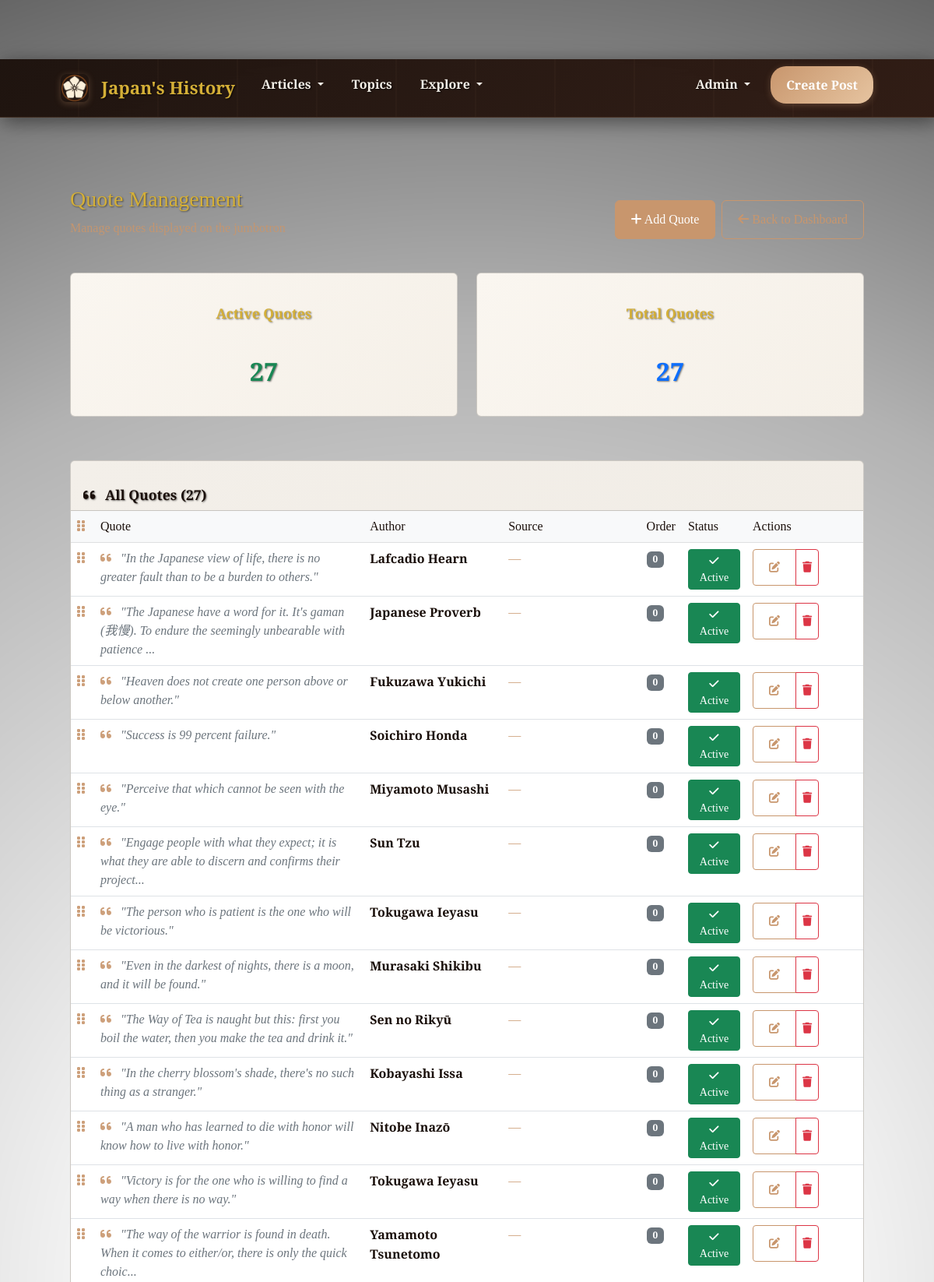
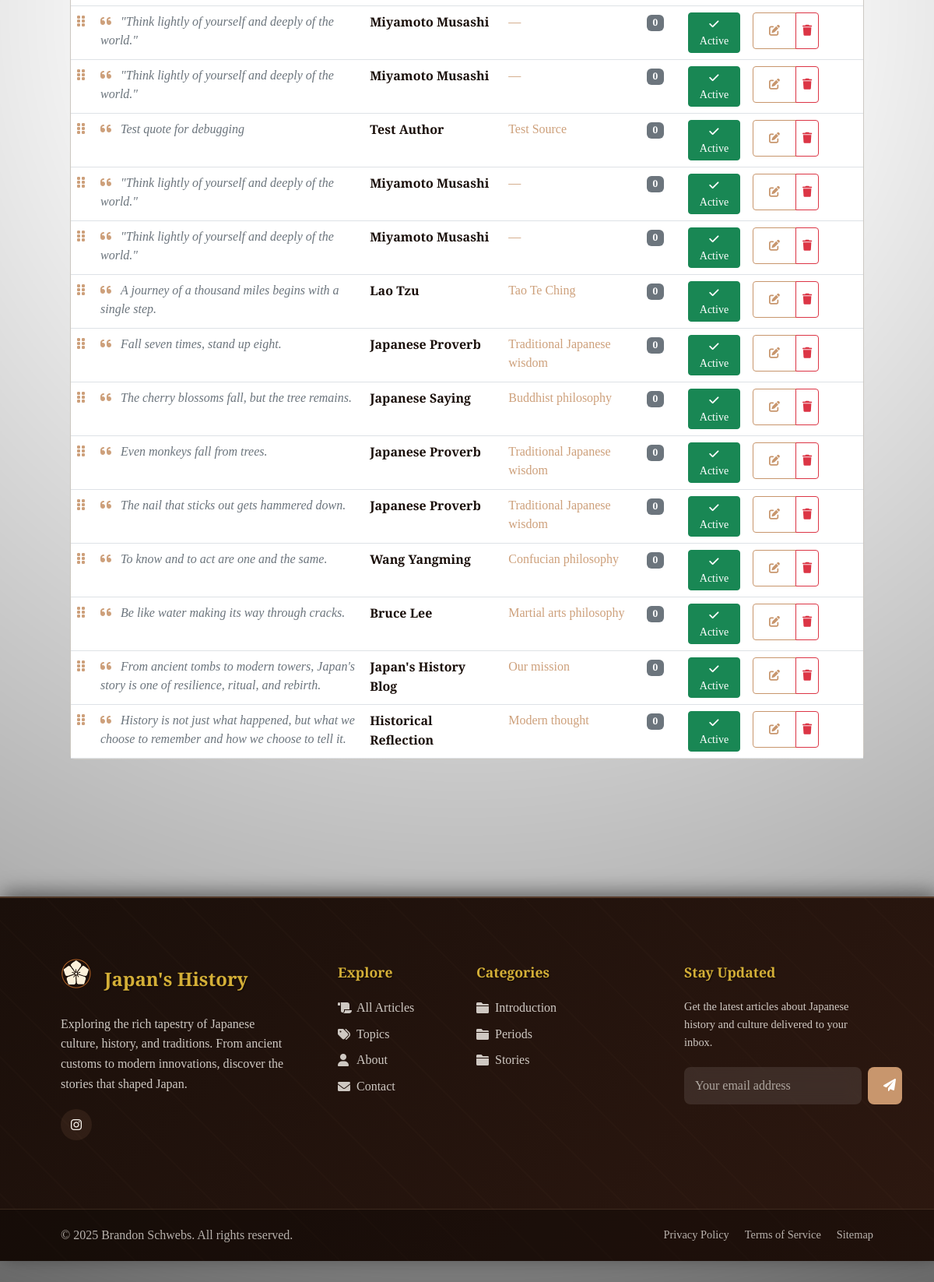
/admin/quotes (signed in), run on the app's committed database (2 pictures, top to bottom).
### tables this page shows
CREATE TABLE quotes (
                id INTEGER PRIMARY KEY AUTOINCREMENT,
                text TEXT NOT NULL,
                author TEXT NOT NULL,
                source TEXT,
                language TEXT DEFAULT 'en',
                is_active BOOLEAN DEFAULT 1,
                display_order INTEGER DEFAULT 0,
                created_at TIMESTAMP DEFAULT CURRENT_TIMESTAMP,
                updated_at TIMESTAMP DEFAULT CURRENT_TIMESTAMP
            );

CREATE TABLE social_links (
                id INTEGER PRIMARY KEY AUTOINCREMENT,
                name TEXT NOT NULL,
                url TEXT NOT NULL,
                icon_class TEXT NOT NULL,
                display_order INTEGER DEFAULT 0,
                is_active BOOLEAN DEFAULT 1,
                created_at TIMESTAMP DEFAULT CURRENT_TIMESTAMP,
                updated_at TIMESTAMP DEFAULT CURRENT_TIMESTAMP
            );

CREATE TABLE categories (
                id INTEGER PRIMARY KEY AUTOINCREMENT,
                name TEXT UNIQUE NOT NULL,
                slug TEXT UNIQUE NOT NULL,
                description TEXT,
                created_at TIMESTAMP DEFAULT CURRENT_TIMESTAMP
            );

### routes/admin.py (the view)
@admin.route('/admin/quotes')
@admin_required
def admin_quotes():
    quotes = QuoteModel.get_all_quotes()
    active_count = QuoteModel.count_active_quotes()
    total_count = QuoteModel.count_quotes()
    return render_template('admin/quotes.html',
                         quotes=quotes,
                         active_count=active_count,
                         total_count=total_count)

### templates/admin/quotes.html (shortened to what this page needs)
{% extends "base.html" %}
{% block content %}
<div class="container-fluid">
    <div class="d-flex justify-content-between align-items-center mb-4">
        <div>
            <h1 class="h3 mb-2">Quote Management</h1>
            <p class="text-muted">Manage quotes displayed on the jumbotron</p>
        </div>
        <div class="d-flex gap-2">
            <a href="{{ url_for('admin.admin_create_quote') }}" class="btn btn-primary">
                <i class="fas fa-plus"></i> Add Quote
            </a>
            <a href="{{ url_for('admin.admin_dashboard') }}" class="btn btn-outline-secondary">
                <i class="fas fa-arrow-left"></i> Back to Dashboard
            </a>
        </div>
    </div>
    <div class="row mb-4">
        <div class="col-md-6">
            <div class="card">
                <div class="card-body text-center">
                    <h5 class="card-title">Active Quotes</h5>
                    <h2 class="text-success">{{ active_count }}</h2>
                </div>
            </div>
        </div>
        <div class="col-md-6">
            <div class="card">
                <div class="card-body text-center">
                    <h5 class="card-title">Total Quotes</h5>
                    <h2 class="text-primary">{{ total_count }}</h2>
                </div>
            </div>
        </div>
    </div>
    {% if quotes %}
    <div class="card">
        <div class="card-header">
            <h5 class="card-title mb-0">
                <i class="fas fa-quote-left me-2"></i>
                All Quotes ({{ quotes|length }})
            </h5>
        </div>
        <div class="card-body p-0">
            <div class="table-responsive">
                <table class="table table-hover mb-0" id="quotes-table">
                    <thead class="table-light">
                        <tr>
                            <th width="30px">
                                <i class="fas fa-grip-vertical text-muted" title="Drag to reorder"></i>
                            </th>
                            <th>Quote</th>
                            <th>Author</th>
                            <th>Source</th>
                            <th>Order</th>
                            <th>Status</th>
                            <th width="150px">Actions</th>
                        </tr>
                    </thead>
                    <tbody id="sortable-quotes">
                        {% for quote in quotes %}
                        <tr data-quote-id="{{ quote.id }}" class="sortable-row">
                            <td class="drag-handle">
                                <i class="fas fa-grip-vertical text-muted"></i>
                            </td>
                            <td>
                                <div class="quote-preview">
                                    <i class="fas fa-quote-left text-muted me-2"></i>
                                    <span class="quote-text">{{ quote.text[:100] }}{% if quote.text|length > 100 %}...{% endif %}</span>
                                </div>
                            </td>
                            <td>
                                <strong>{{ quote.author }}</strong>
                            </td>
                            <td>
                                {% if quote.source %}
                                    <span class="text-muted">{{ quote.source[:30] }}{% if quote.source|length > 30 %}...{% endif %}</span>
                                {% else %}
                                    <span class="text-muted">—</span>
                                {% endif %}
                            </td>
                            <td>
                                <span class="badge bg-secondary">{{ quote.display_order }}</span>
                            </td>
                            <td>
                                {% if quote.is_active %}
                                <button type="button" class="btn btn-sm btn-success toggle-status"
                                        data-quote-id="{{ quote.id }}" title="Click to deactivate">
                                    <i class="fas fa-check"></i> Active
                                </button>
                                {% else %}
                                <button type="button" class="btn btn-sm btn-secondary toggle-status"
                                        data-quote-id="{{ quote.id }}" title="Click to activate">
                                    <i class="fas fa-times"></i> Inactive
                                </button>
                                {% endif %}
                            </td>
                            <td>
                                <div class="btn-group btn-group-sm">
                                    <a href="{{ url_for('admin.admin_edit_quote', quote_id=quote.id) }}"
                                       class="btn btn-outline-primary" title="Edit">
                                        <i class="fas fa-edit"></i>
                                    </a>
                                    <button type="button" class="btn btn-outline-danger"
                                            onclick="confirmDelete('{{ quote.author }}', {{ quote.id }})" title="Delete">
                                        <i class="fas fa-trash"></i>
                                    </button>
                                </div>
                            </td>
                        </tr>
                        {% endfor %}
                    </tbody>
                </table>
            </div>
        </div>
    </div>
    {% endif %}
</div>
{% endblock %}

### templates/base.html (shortened to what this page needs)
<!DOCTYPE html>
<html lang="en">
<head>
    <link href="https://cdn.jsdelivr.net/npm/bootstrap@5.3.0/dist/css/bootstrap.min.css" rel="stylesheet">
    <link href="https://cdnjs.cloudflare.com/ajax/libs/font-awesome/6.0.0/css/all.min.css" rel="stylesheet">
    <link href="{{ url_for('static', filename='css/style.css') }}" rel="stylesheet">
</head>
<body>
    <nav class="navbar navbar-expand-lg fixed-top navbar-enhanced">
        <div class="container">
            <a class="navbar-brand navbar-brand-enhanced d-flex align-items-center" href="{{ url_for('main.index') }}">
                <img src="{{ url_for('static', filename='img/Japanese History Blog Logo - Styled.png') }}"
                     alt="Japan's History Logo" class="navbar-logo-enhanced me-3">
                Japan's History
            </a>
            <div class="collapse navbar-collapse" id="navbarNav">
                <ul class="navbar-nav me-auto">
                    <li class="nav-item dropdown">
                        <a class="nav-link nav-link-enhanced dropdown-toggle" href="{{ url_for('main.articles') }}"
                           role="button" data-bs-toggle="dropdown" aria-expanded="false">
                            Articles
                        </a>
                    </li>
                    <li class="nav-item">
                        <a class="nav-link nav-link-enhanced" href="{{ url_for('search.all_tags') }}">
                            Topics
                        </a>
                    </li>
                    <li class="nav-item dropdown">
                        <a class="nav-link nav-link-enhanced dropdown-toggle" href="#"
                           role="button" data-bs-toggle="dropdown" aria-expanded="false">
                            Explore
                        </a>
                    </li>
                </ul>
                <ul class="navbar-nav">
                    {% if is_admin_logged_in %}
                    <li class="nav-item dropdown d-flex align-items-center">
                        <a class="nav-link nav-link-enhanced dropdown-toggle" href="#"
                           role="button" data-bs-toggle="dropdown">
                            Admin
                        </a>
                    </li>
                    {% endif %}
                    {% if is_admin_logged_in %}
                    <li class="nav-item d-flex align-items-center">
                        <a class="nav-cta-btn" href="{{ url_for('posts.create_post') }}">
                            Create Post
                        </a>
                    </li>
                    {% else %}
                    <li class="nav-item">
                        <a class="nav-link nav-link-enhanced" href="{{ url_for('auth.admin_login') }}">
                            Admin
                        </a>
                    </li>
                    {% endif %}
                </ul>
            </div>
        </div>
    </nav>
    <main class="content-section">
        <div class="container mt-4">
            {% block content %}{% endblock %}
        </div>
    </main>
    <footer class="footer-enhanced">
        <div class="footer-main">
            <div class="container">
                <div class="row">
                    <div class="col-lg-4 col-md-6 mb-4">
                        <div class="footer-brand">
                            <div class="d-flex align-items-center mb-3">
                                <img src="{{ url_for('static', filename='img/Japanese History Blog Logo - Styled.png') }}"
                                     alt="Japan's History Logo" class="me-3" style="height: 40px; width: 40px; border-radius: 8px;">
                                <h4>Japan's History</h4>
                            </div>
                            <p>Exploring the rich tapestry of Japanese culture, history, and traditions. From ancient customs to modern innovations, discover the stories that shaped Japan.</p>
                            {% if social_links %}
                            <div class="footer-social">
                                {% for link in social_links %}
                                <a href="{{ link.url }}" class="social-link" title="{{ link.name }}" target="_blank" rel="noopener noreferrer">
                                    <i class="{{ link.icon_class }}"></i>
                                </a>
                                {% endfor %}
                            </div>
                            {% endif %}
                        </div>
                    </div>
                    <div class="col-lg-2 col-md-6 mb-4">
                        <div class="footer-links">
                            <h5>Explore</h5>
                            <ul>
                                <li><a href="{{ url_for('main.articles') }}">
                                    <i class="fas fa-scroll"></i>All Articles
                                </a></li>
                                <li><a href="{{ url_for('search.all_tags') }}">
                                    <i class="fas fa-tags"></i>Topics
                                </a></li>
                                <li><a href="{{ url_for('main.about') }}">
                                    <i class="fas fa-user"></i>About
                                </a></li>
                                <li><a href="{{ url_for('main.contact') }}">
                                    <i class="fas fa-envelope"></i>Contact
                                </a></li>
                            </ul>
                        </div>
                    </div>
                    <div class="col-lg-3 col-md-6 mb-4">
                        <div class="footer-links">
                            <h5>Categories</h5>
                            <ul>
                                {% for category in categories[:5] %}
                                <li><a href="{{ url_for('main.articles_by_category', category_slug=category.slug) }}">
                                    <i class="fas fa-folder"></i>{{ category.name }}
                                </a></li>
                                {% endfor %}
                            </ul>
                        </div>
                    </div>
                    <div class="col-lg-3 col-md-6 mb-4">
                        <div class="footer-links">
                            <h5>Stay Updated</h5>
                            <p style="color: var(--text-warm); opacity: 0.8; font-size: 0.9rem;">
                                Get the latest articles about Japanese history and culture delivered to your inbox.
                            </p>
                            <form class="newsletter-form">
                                <input type="email" class="newsletter-input" placeholder="Your email address" required>
                                <button type="submit" class="newsletter-btn">
                                    <i class="fas fa-paper-plane"></i>
                                </button>
                            </form>
                        </div>
                    </div>
                </div>
            </div>
        </div>
        <div class="footer-bottom">
            <div class="container">
                <div class="footer-bottom-content">
                    <p class="footer-copyright">
                        &copy; 2025 Brandon Schwebs. All rights reserved.
                    </p>
                    <div class="footer-legal">
                        <a href="#">Privacy Policy</a>
                        <a href="#">Terms of Service</a>
                        <a href="#">Sitemap</a>
                    </div>
                </div>
            </div>
        </div>
    </footer>
    <link href="https://cdn.quilljs.com/1.3.7/quill.snow.css" rel="stylesheet">
</body>
</html>

### data on the page
quotes: text "\"In the Japanese view of life, there is no greater fault than to be a burden to others.\"", author "Lafcadio Hearn", display_order "0"
quotes: text "\"The Japanese have a word for it. It's gaman (我慢). To endure the seemingly unbearable with patience", author "Japanese Proverb", display_order "0"
quotes: text "\"Heaven does not create one person above or below another.\"", author "Fukuzawa Yukichi", display_order "0"
quotes: text "\"Success is 99 percent failure.\"", author "Soichiro Honda", display_order "0"
quotes: text "\"Perceive that which cannot be seen with the eye.\"", author "Miyamoto Musashi", display_order "0"
quotes: text "\"Engage people with what they expect; it is what they are able to discern and confirms their project", author "Sun Tzu", display_order "0"
quotes: text "\"The person who is patient is the one who will be victorious.\"", author "Tokugawa Ieyasu", display_order "0"
quotes: text "\"Even in the darkest of nights, there is a moon, and it will be found.\"", author "Murasaki Shikibu", display_order "0"
quotes: text "\"The Way of Tea is naught but this: first you boil the water, then you make the tea and drink it.\"", author "Sen no Rikyū", display_order "0"
quotes: text "\"In the cherry blossom's shade, there's no such thing as a stranger.\"", author "Kobayashi Issa", display_order "0"
quotes: text "\"A man who has learned to die with honor will know how to live with honor.\"", author "Nitobe Inazō", display_order "0"
quotes: text "\"Victory is for the one who is willing to find a way when there is no way.\"", author "Tokugawa Ieyasu", display_order "0"
quotes: text "\"The way of the warrior is found in death. When it comes to either/or, there is only the quick choic", author "Yamamoto Tsunetomo", display_order "0"
quotes: text "\"Think lightly of yourself and deeply of the world.\"", author "Miyamoto Musashi", display_order "0"
quotes: text "\"Think lightly of yourself and deeply of the world.\"", author "Miyamoto Musashi", display_order "0"
quotes: text "Test quote for debugging", author "Test Author", source "Test Source", display_order "0"
quotes: text "\"Think lightly of yourself and deeply of the world.\"", author "Miyamoto Musashi", display_order "0"
quotes: text "\"Think lightly of yourself and deeply of the world.\"", author "Miyamoto Musashi", display_order "0"
quotes: text "A journey of a thousand miles begins with a single step.", author "Lao Tzu", source "Tao Te Ching", display_order "0"
quotes: text "Fall seven times, stand up eight.", author "Japanese Proverb", source "Traditional Japanese wisdom", display_order "0"
quotes: text "The cherry blossoms fall, but the tree remains.", author "Japanese Saying", source "Buddhist philosophy", display_order "0"
quotes: text "Even monkeys fall from trees.", author "Japanese Proverb", source "Traditional Japanese wisdom", display_order "0"
quotes: text "The nail that sticks out gets hammered down.", author "Japanese Proverb", source "Traditional Japanese wisdom", display_order "0"
quotes: text "To know and to act are one and the same.", author "Wang Yangming", source "Confucian philosophy", display_order "0"
quotes: text "Be like water making its way through cracks.", author "Bruce Lee", source "Martial arts philosophy", display_order "0"
quotes: text "From ancient tombs to modern towers, Japan's story is one of resilience, ritual, and rebirth.", author "Japan's History Blog", source "Our mission", display_order "0"
quotes: text "History is not just what happened, but what we choose to remember and how we choose to tell it.", author "Historical Reflection", source "Modern thought", display_order "0"
categories: name "Introduction"
categories: name "Periods"
categories: name "Stories"

### other printed values
{{ active_count }} "27"
{{ total_count }} "27"
{{ quotes|length }} "27"
